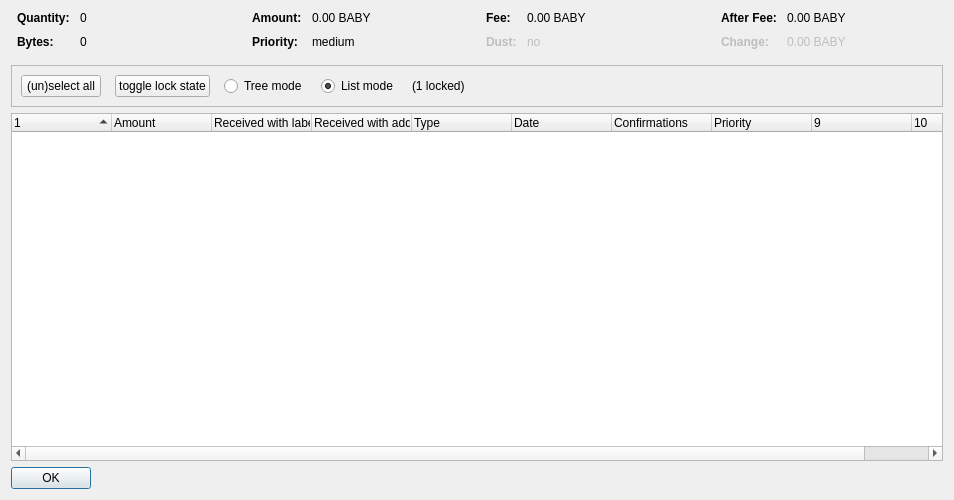
<?xml version="1.0" encoding="UTF-8"?>
<ui version="4.0">
 <class>CoinControlDialog</class>
 <widget class="QDialog" name="CoinControlDialog">
  <property name="geometry">
   <rect>
    <x>0</x>
    <y>0</y>
    <width>954</width>
    <height>500</height>
   </rect>
  </property>
  <property name="windowTitle">
   <string>Coin Selection</string>
  </property>
  <layout class="QVBoxLayout" name="verticalLayout">
   <item>
    <layout class="QHBoxLayout" name="horizontalLayoutTop" stretch="0,0,0,0">
     <property name="topMargin">
      <number>0</number>
     </property>
     <property name="bottomMargin">
      <number>10</number>
     </property>
     <item>
      <layout class="QFormLayout" name="formLayoutCoinControl1">
       <property name="horizontalSpacing">
        <number>10</number>
       </property>
       <property name="verticalSpacing">
        <number>10</number>
       </property>
       <property name="leftMargin">
        <number>6</number>
       </property>
       <property name="rightMargin">
        <number>6</number>
       </property>
       <item row="0" column="0">
        <widget class="QLabel" name="labelCoinControlQuantityText">
         <property name="font">
          <font>
           <weight>75</weight>
           <bold>true</bold>
          </font>
         </property>
         <property name="text">
          <string>Quantity:</string>
         </property>
        </widget>
       </item>
       <item row="0" column="1">
        <widget class="QLabel" name="labelCoinControlQuantity">
         <property name="cursor">
          <cursorShape>IBeamCursor</cursorShape>
         </property>
         <property name="contextMenuPolicy">
          <enum>Qt::ActionsContextMenu</enum>
         </property>
         <property name="text">
          <string notr="true">0</string>
         </property>
         <property name="textInteractionFlags">
          <set>Qt::LinksAccessibleByMouse|Qt::TextSelectableByKeyboard|Qt::TextSelectableByMouse</set>
         </property>
        </widget>
       </item>
       <item row="1" column="0">
        <widget class="QLabel" name="labelCoinControlBytesText">
         <property name="font">
          <font>
           <weight>75</weight>
           <bold>true</bold>
          </font>
         </property>
         <property name="text">
          <string>Bytes:</string>
         </property>
        </widget>
       </item>
       <item row="1" column="1">
        <widget class="QLabel" name="labelCoinControlBytes">
         <property name="cursor">
          <cursorShape>IBeamCursor</cursorShape>
         </property>
         <property name="contextMenuPolicy">
          <enum>Qt::ActionsContextMenu</enum>
         </property>
         <property name="text">
          <string notr="true">0</string>
         </property>
         <property name="textInteractionFlags">
          <set>Qt::LinksAccessibleByMouse|Qt::TextSelectableByKeyboard|Qt::TextSelectableByMouse</set>
         </property>
        </widget>
       </item>
      </layout>
     </item>
     <item>
      <layout class="QFormLayout" name="formLayoutCoinControl2">
       <property name="horizontalSpacing">
        <number>10</number>
       </property>
       <property name="verticalSpacing">
        <number>10</number>
       </property>
       <property name="leftMargin">
        <number>6</number>
       </property>
       <property name="rightMargin">
        <number>6</number>
       </property>
       <item row="0" column="0">
        <widget class="QLabel" name="labelCoinControlAmountText">
         <property name="font">
          <font>
           <weight>75</weight>
           <bold>true</bold>
          </font>
         </property>
         <property name="text">
          <string>Amount:</string>
         </property>
        </widget>
       </item>
       <item row="0" column="1">
        <widget class="QLabel" name="labelCoinControlAmount">
         <property name="cursor">
          <cursorShape>IBeamCursor</cursorShape>
         </property>
         <property name="contextMenuPolicy">
          <enum>Qt::ActionsContextMenu</enum>
         </property>
         <property name="text">
          <string notr="true">0.00 BABY</string>
         </property>
         <property name="textInteractionFlags">
          <set>Qt::LinksAccessibleByMouse|Qt::TextSelectableByKeyboard|Qt::TextSelectableByMouse</set>
         </property>
        </widget>
       </item>
       <item row="1" column="0">
        <widget class="QLabel" name="labelCoinControlPriorityText">
         <property name="font">
          <font>
           <weight>75</weight>
           <bold>true</bold>
          </font>
         </property>
         <property name="text">
          <string>Priority:</string>
         </property>
        </widget>
       </item>
       <item row="1" column="1">
        <widget class="QLabel" name="labelCoinControlPriority">
         <property name="cursor">
          <cursorShape>IBeamCursor</cursorShape>
         </property>
         <property name="contextMenuPolicy">
          <enum>Qt::ActionsContextMenu</enum>
         </property>
         <property name="text">
          <string>medium</string>
         </property>
         <property name="textInteractionFlags">
          <set>Qt::LinksAccessibleByMouse|Qt::TextSelectableByKeyboard|Qt::TextSelectableByMouse</set>
         </property>
        </widget>
       </item>
      </layout>
     </item>
     <item>
      <layout class="QFormLayout" name="formLayoutCoinControl3">
       <property name="horizontalSpacing">
        <number>10</number>
       </property>
       <property name="verticalSpacing">
        <number>10</number>
       </property>
       <property name="leftMargin">
        <number>6</number>
       </property>
       <property name="rightMargin">
        <number>6</number>
       </property>
       <item row="0" column="0">
        <widget class="QLabel" name="labelCoinControlFeeText">
         <property name="font">
          <font>
           <weight>75</weight>
           <bold>true</bold>
          </font>
         </property>
         <property name="text">
          <string>Fee:</string>
         </property>
        </widget>
       </item>
       <item row="0" column="1">
        <widget class="QLabel" name="labelCoinControlFee">
         <property name="cursor">
          <cursorShape>IBeamCursor</cursorShape>
         </property>
         <property name="contextMenuPolicy">
          <enum>Qt::ActionsContextMenu</enum>
         </property>
         <property name="text">
          <string notr="true">0.00 BABY</string>
         </property>
         <property name="textInteractionFlags">
          <set>Qt::LinksAccessibleByMouse|Qt::TextSelectableByKeyboard|Qt::TextSelectableByMouse</set>
         </property>
        </widget>
       </item>
       <item row="1" column="0">
        <widget class="QLabel" name="labelCoinControlLowOutputText">
         <property name="enabled">
          <bool>false</bool>
         </property>
         <property name="font">
          <font>
           <weight>75</weight>
           <bold>true</bold>
          </font>
         </property>
         <property name="text">
          <string>Dust:</string>
         </property>
        </widget>
       </item>
       <item row="1" column="1">
        <widget class="QLabel" name="labelCoinControlLowOutput">
         <property name="enabled">
          <bool>false</bool>
         </property>
         <property name="cursor">
          <cursorShape>IBeamCursor</cursorShape>
         </property>
         <property name="contextMenuPolicy">
          <enum>Qt::ActionsContextMenu</enum>
         </property>
         <property name="text">
          <string>no</string>
         </property>
         <property name="textInteractionFlags">
          <set>Qt::LinksAccessibleByMouse|Qt::TextSelectableByKeyboard|Qt::TextSelectableByMouse</set>
         </property>
        </widget>
       </item>
      </layout>
     </item>
     <item>
      <layout class="QFormLayout" name="formLayoutCoinControl4">
       <property name="horizontalSpacing">
        <number>10</number>
       </property>
       <property name="verticalSpacing">
        <number>10</number>
       </property>
       <property name="leftMargin">
        <number>6</number>
       </property>
       <property name="rightMargin">
        <number>6</number>
       </property>
       <item row="0" column="0">
        <widget class="QLabel" name="labelCoinControlAfterFeeText">
         <property name="font">
          <font>
           <weight>75</weight>
           <bold>true</bold>
          </font>
         </property>
         <property name="text">
          <string>After Fee:</string>
         </property>
        </widget>
       </item>
       <item row="0" column="1">
        <widget class="QLabel" name="labelCoinControlAfterFee">
         <property name="cursor">
          <cursorShape>IBeamCursor</cursorShape>
         </property>
         <property name="contextMenuPolicy">
          <enum>Qt::ActionsContextMenu</enum>
         </property>
         <property name="text">
          <string notr="true">0.00 BABY</string>
         </property>
         <property name="textInteractionFlags">
          <set>Qt::LinksAccessibleByMouse|Qt::TextSelectableByKeyboard|Qt::TextSelectableByMouse</set>
         </property>
        </widget>
       </item>
       <item row="1" column="0">
        <widget class="QLabel" name="labelCoinControlChangeText">
         <property name="enabled">
          <bool>false</bool>
         </property>
         <property name="font">
          <font>
           <weight>75</weight>
           <bold>true</bold>
          </font>
         </property>
         <property name="text">
          <string>Change:</string>
         </property>
        </widget>
       </item>
       <item row="1" column="1">
        <widget class="QLabel" name="labelCoinControlChange">
         <property name="enabled">
          <bool>false</bool>
         </property>
         <property name="cursor">
          <cursorShape>IBeamCursor</cursorShape>
         </property>
         <property name="contextMenuPolicy">
          <enum>Qt::ActionsContextMenu</enum>
         </property>
         <property name="text">
          <string notr="true">0.00 BABY</string>
         </property>
         <property name="textInteractionFlags">
          <set>Qt::LinksAccessibleByMouse|Qt::TextSelectableByKeyboard|Qt::TextSelectableByMouse</set>
         </property>
        </widget>
       </item>
      </layout>
     </item>
    </layout>
   </item>
   <item>
    <widget class="QFrame" name="frame">
     <property name="minimumSize">
      <size>
       <width>0</width>
       <height>40</height>
      </size>
     </property>
     <property name="frameShape">
      <enum>QFrame::StyledPanel</enum>
     </property>
     <property name="frameShadow">
      <enum>QFrame::Sunken</enum>
     </property>
     <layout class="QHBoxLayout" name="horizontalLayout">
      <item>
       <layout class="QHBoxLayout" name="horizontalLayoutPanel" stretch="0,0,0,0,0,0">
        <property name="spacing">
         <number>14</number>
        </property>
        <item>
         <widget class="QPushButton" name="pushButtonSelectAll">
          <property name="sizePolicy">
           <sizepolicy hsizetype="Maximum" vsizetype="Fixed">
            <horstretch>0</horstretch>
            <verstretch>0</verstretch>
           </sizepolicy>
          </property>
          <property name="text">
           <string>(un)select all</string>
          </property>
          <property name="autoDefault">
           <bool>false</bool>
          </property>
         </widget>
        </item>
        <item>
         <widget class="QPushButton" name="pushButtonToggleLock">
          <property name="sizePolicy">
           <sizepolicy hsizetype="Maximum" vsizetype="Fixed">
            <horstretch>0</horstretch>
            <verstretch>0</verstretch>
           </sizepolicy>
          </property>
          <property name="text">
           <string>toggle lock state</string>
          </property>
          <property name="autoDefault">
           <bool>false</bool>
          </property>
         </widget>
        </item>
        <item>
         <widget class="QRadioButton" name="radioTreeMode">
          <property name="sizePolicy">
           <sizepolicy hsizetype="Maximum" vsizetype="Fixed">
            <horstretch>0</horstretch>
            <verstretch>0</verstretch>
           </sizepolicy>
          </property>
          <property name="text">
           <string>Tree mode</string>
          </property>
         </widget>
        </item>
        <item>
         <widget class="QRadioButton" name="radioListMode">
          <property name="sizePolicy">
           <sizepolicy hsizetype="Maximum" vsizetype="Fixed">
            <horstretch>0</horstretch>
            <verstretch>0</verstretch>
           </sizepolicy>
          </property>
          <property name="text">
           <string>List mode</string>
          </property>
          <property name="checked">
           <bool>true</bool>
          </property>
         </widget>
        </item>
        <item>
         <widget class="QLabel" name="labelLocked">
          <property name="text">
           <string>(1 locked)</string>
          </property>
         </widget>
        </item>
        <item>
         <spacer name="horizontalSpacer">
          <property name="orientation">
           <enum>Qt::Horizontal</enum>
          </property>
          <property name="sizeHint" stdset="0">
           <size>
            <width>40</width>
            <height>20</height>
           </size>
          </property>
         </spacer>
        </item>
       </layout>
      </item>
     </layout>
    </widget>
   </item>
   <item>
    <widget class="CoinControlTreeWidget" name="treeWidget">
     <property name="contextMenuPolicy">
      <enum>Qt::CustomContextMenu</enum>
     </property>
     <property name="sortingEnabled">
      <bool>false</bool>
     </property>
     <property name="columnCount">
      <number>10</number>
     </property>
     <attribute name="headerShowSortIndicator" stdset="0">
      <bool>true</bool>
     </attribute>
     <attribute name="headerStretchLastSection">
      <bool>false</bool>
     </attribute>
     <column>
      <property name="text">
       <string/>
      </property>
     </column>
     <column>
      <property name="text">
       <string>Amount</string>
      </property>
     </column>
     <column>
      <property name="text">
       <string>Received with label</string>
      </property>
     </column>
     <column>
      <property name="text">
       <string>Received with address</string>
      </property>
     </column>
     <column>
      <property name="text">
       <string>Type</string>
      </property>
     </column>
     <column>
      <property name="text">
       <string>Date</string>
      </property>
     </column>
     <column>
      <property name="text">
       <string>Confirmations</string>
      </property>
      <property name="toolTip">
       <string>Confirmed</string>
      </property>
     </column>
     <column>
      <property name="text">
       <string>Priority</string>
      </property>
     </column>
     <column>
      <property name="text">
       <string/>
      </property>
     </column>
     <column>
      <property name="text">
       <string/>
      </property>
     </column>
    </widget>
   </item>
   <item>
    <widget class="QDialogButtonBox" name="buttonBox">
     <property name="sizePolicy">
      <sizepolicy hsizetype="Maximum" vsizetype="Fixed">
       <horstretch>0</horstretch>
       <verstretch>0</verstretch>
      </sizepolicy>
     </property>
     <property name="orientation">
      <enum>Qt::Horizontal</enum>
     </property>
     <property name="standardButtons">
      <set>QDialogButtonBox::Ok</set>
     </property>
    </widget>
   </item>
  </layout>
 </widget>
 <customwidgets>
  <customwidget>
   <class>CoinControlTreeWidget</class>
   <extends>QTreeWidget</extends>
   <header>coincontroltreewidget.h</header>
  </customwidget>
 </customwidgets>
 <resources/>
 <connections/>
</ui>
